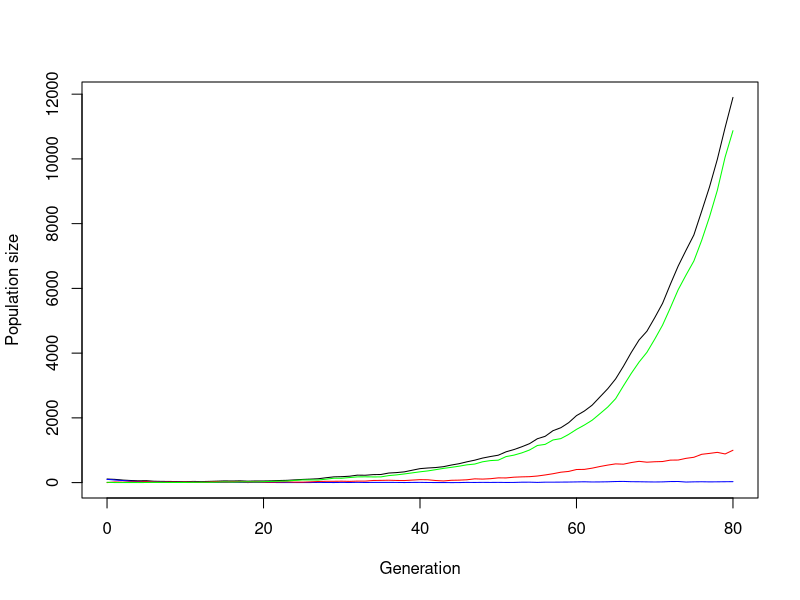
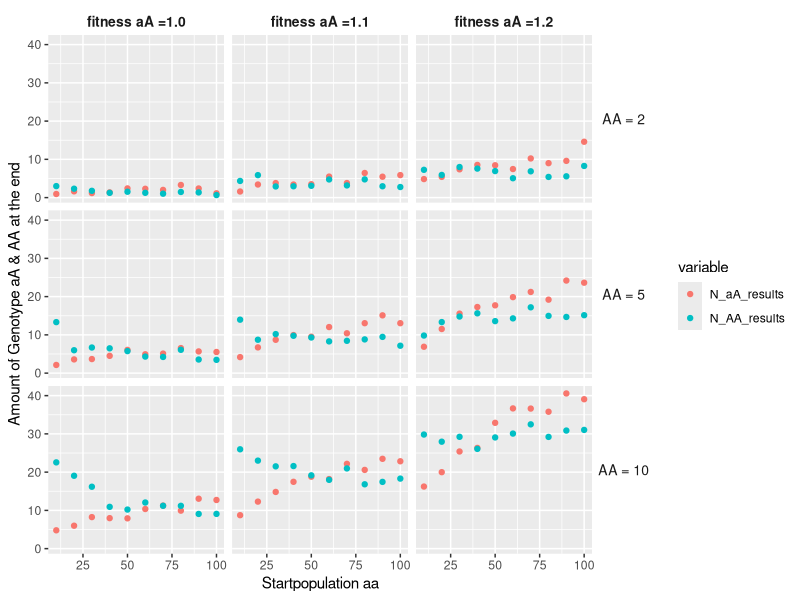

Write the R code that produced these figures, in order.
## ---- chunk 1

#defining starting pop size of the genotypes
N_aa <- 100
N_aA <- 0
N_AA <- 10

#defining fitness reduction & benefit of the genotypes
r_aa <- 0.2         # fitness reduction of aa allel comb. equal to decay_rate
s_aA <- 1.10        # fitness benefit of allel A, equal to sel_coeff
s_AA <- 1.10        # fitness benefit of allel A, equal to sel_coeff



# --- Simulation of one generation with three genotypes ---
simulate_gen <- function(N_aa, N_aA, N_AA, r_aa, s_aA, s_AA) {

  # Reproduction with fitness malus/benefit
  offsp_aa <- rpois(1, N_aa * (1-r_aa))
  offsp_aA <- rpois(1, N_aA * s_aA)
  offsp_AA <- rpois(1, N_AA * s_AA)  
  
  # Total numbeer of gamets proportional to the frequency of alleles A and a
  total_gametes <- 2 * (offsp_aa + offsp_aA + offsp_AA)
  freq_A <- (2 * offsp_AA + offsp_aA) 
  freq_a <- total_gametes - freq_A
  
  
  
  # if loop to account for extinction
  if (total_gametes > 0) {

  # Change of allele frequencies (A -> a, a -> A); p = (freq_A / total_gametes), q = (freq_a / total_gametes) 
  # hardy equilibrium 1 = p^2 +2pq +q^2
  predicted_freq_aa <- (freq_a/total_gametes)^2
  predicted_freq_aA <- 2*(freq_A / total_gametes)*(freq_a / total_gametes)
  predicted_freq_AA <- (freq_A/total_gametes)^2
  
   # Random draw of new genotypes under hardy-weinberg conditions
  N_total <- offsp_aa + offsp_aA + offsp_AA
  genotypes <- rmultinom(1, N_total, prob = c(predicted_freq_aa, predicted_freq_aA, predicted_freq_AA))
  
  N_aa_new <- genotypes[1]
  N_aA_new <- genotypes[2]
  N_AA_new <- genotypes[3]

  return(c(N_aa_new, N_aA_new, N_AA_new))
  }
  
  # in case of extinction
  else
  return(c(0,0,0))
  
  
}

print(simulate_gen(N_aa, N_aA, N_AA, r_aa, s_aA, s_AA))
## ---- chunk 2

# parameter to stop simulation pop if this pop size is reached
max_pop_size <- 100


# creat function to generate a population, using the function to generate a generation
simulate_pop <- function(N_aa, N_aA, N_AA, r_aa, s_aA, s_AA, t_max) {
  
  # Create the vector in which to save the results
  pop_vector <- c(N_aa, N_aA, N_AA)
  # initiate the variables
  pop_new <- c(N_aa, N_aA, N_AA)
  
  # run the simulation until generation t_max
  for (i in 1:(t_max+1)) {
   
    # break for loop if pop went extinct or x-times pop size
    if (pop_new[1]+pop_new[2]+pop_new[3]>=max_pop_size*(N_aa+N_aA+N_AA) | pop_new[1]+pop_new[2]+pop_new[3]==0) break
   
    # redefine the current population one generation later
    pop_new <- simulate_gen(pop_new[1],pop_new[2],pop_new[3], r_aa, s_aA, s_AA)
    
    
    # add the new population sizes to the output vector
    pop_vector <- rbind(pop_vector,pop_new)
  }
  
  # define the row and column names of the output vector 
  rownames(pop_vector) <- (0:t_max+1)[1:length(pop_vector[,1])]  
  colnames(pop_vector) <- c("aa","aA","AA")
  
  # return the result
  return(pop_vector)	
}




###### Test the function and plot the result

# set t_max to a value to be used througout
t_max <- 1000

# create your simulation data
output <- simulate_pop(N_aa, N_aA, N_AA, r_aa, s_aA, s_AA, t_max)

# show the last few lines of the data table
print(tail(output))




###### plot the output 

# determine x axis range 
x_range <- 0:(length(output[,1])-1)

# plots the total population size
plot(x_range,output[,1]+output[,2]+output[,3],type='l',ylim=c(0,max(output[,1]+output[,2]+output[,3])),xlab = "Generation",ylab = "Population size")

# add number of aa genotype
lines(x_range,output[,1], col="blue") 
# add number of aA genotype
lines(x_range,output[,2], col="red")
# add number of AA genotype
lines(x_range,output[,3], col="green")

## ---- chunk 3
# set some parameters to fixed values
N_aA <- 0
r_aa <- 0.2
s_AA <- 1.1
t_max <- 200

# determine how often to run the simulation for each set of parameters
no_replicates <- 100

# set parameters to vary
N_aa_vector <- c( seq(10, 100, by=10))
N_AA_vector <- c(10, 5, 2)
s_aA_vector <- c(1, 1.1, 1.2) 


# create a data frame to save the results
data_table <- data.frame(array(NA,dim=c(0,8), dimnames=list(c(), c(paste0(c("N_aa","N_aA", "N_AA","min_gen","min_size","N_aa_str_pop","N_AA_str_pop","s_aA_fit_hybrid"),"_results")))))

# create a data frame to save the results of one loop
result_one_loop <- data.frame(array(NA,dim=c(1,8), dimnames=list(c(), c(paste0(c("N_aa","N_aA", "N_AA","min_gen","min_size","N_aa_str_pop","N_AA_str_pop","s_aA_fit_hybrid"),"_results")))))
        


##### run the simulation across all chosen parameters

# loop over starting pop size of aa
for(N_aa in N_aa_vector){
  # loop over starting pop size of AA
  for(N_AA in N_AA_vector){
    # loop over fitness of hybrid
    for(s_aA in s_aA_vector){
       
      #reset counter for no_replicates to 1
      i<-1
      repeat {
        
        # increase counter by one
        i<-i+1
        
        # run the simulation once
        one_run <- simulate_pop(N_aa = N_aa, N_aA = N_aA, N_AA = N_AA , r_aa = 0.2, s_aA = s_aA, s_AA = 1.1, t_max = 10)
     

        # collecting the number of genotypes after one simulation
        N_aa_end <- c(tail(one_run[, 1],1)) 
        N_aA_end <- c(tail(one_run[, 2],1)) 
        N_AA_end <- c(tail(one_run[, 3],1)) 

        
        # determine total population sizes
        total_size <- one_run[,1]+one_run[,2]
        
        # determine minimum population size reached during simulation
        min_size <- min(total_size)
        
        # determine (first) generation at which this population size occurred; if min pop size = 0 -> time of extinction
        min_gen <- as.numeric(which(total_size==min_size)[1])
        
        
        # enter the data into the table
        result_one_loop$N_aa_results <- N_aa_end
        result_one_loop$N_aA_results <- N_aA_end
        result_one_loop$N_AA_results <- N_AA_end
        result_one_loop$min_size_results <- min_size
        result_one_loop$min_gen_results <- min_gen
        result_one_loop$s_aA_fit_hybrid_results <- s_aA
        result_one_loop$N_aa_str_pop_results <- N_aa
        result_one_loop$N_AA_str_pop_results <- N_AA
        
        # ad the results of one simulation to the data frame with the results
        data_table <- rbind(data_table, result_one_loop)
        
        # stops loop if the simulation was run the time required
        if(i>no_replicates) break
      }       
    } 
  } 
}

# print the first few results in the data frame
print(head(data_table))

## ---- chunk 4

#open ggplot & tidyvers
library(ggplot2)
library(tidyr)

# calculate the mean of every run of the same combinations of the variables we wanted to test
mean_comb <- aggregate(data_table, list(data_table$s_aA_fit_hybrid_results, data_table$N_aa_str_pop_results, data_table$N_AA_str_pop_results), mean)




#### create a plot that compares the important aspects


# combine the results of aA and AA to compare them at the same time
long_dat <- mean_comb %>%
  pivot_longer(cols = c(N_aA_results, N_AA_results),   
               names_to = "variable",
               values_to = "value")



# create the plot
ggplot(long_dat, aes(x = N_aa_str_pop_results,
           y = value,
           colour = variable)) +
  geom_point() +
  facet_grid(
    rows = vars(factor(N_AA_str_pop_results,
                       labels = c("AA = 2", "AA = 5", "AA = 10"))),
    cols = vars(factor(s_aA_fit_hybrid_results,
                       labels = c("fitness aA =1.0", "fitness aA =1.1", "fitness aA =1.2")))
  ) +
  labs(x = "Startpopulation aa", y = "Amount of Genotype aA & AA at the end") +
  theme(strip.background = element_blank(),   # Hintergrund weg
        strip.text.x     = element_text(size = 10, face = "bold"),
        strip.text.y     = element_text(size = 10, angle = 0))

